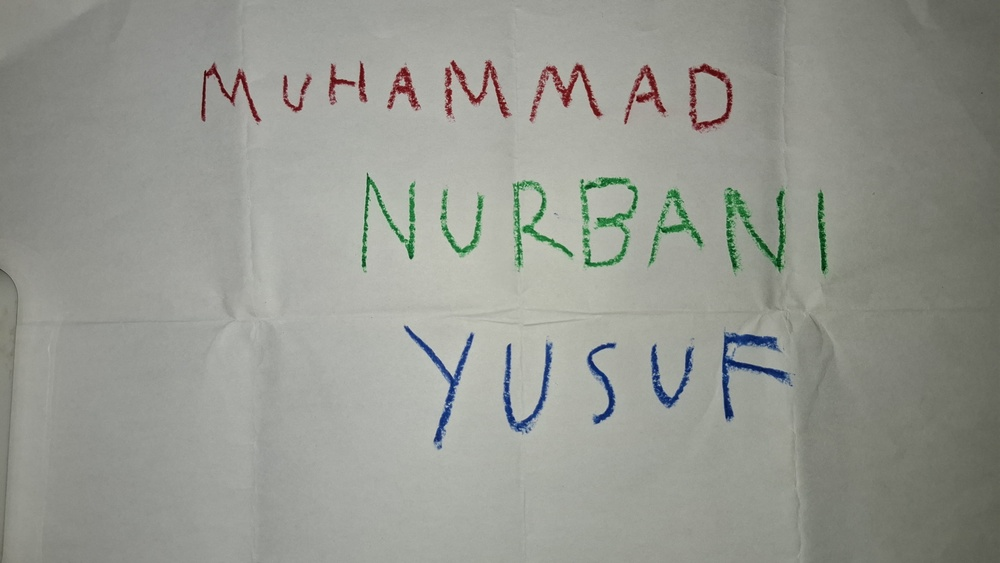
#> input picture gambartulisan.jpg, 1000 x 563 px, shrunk from 4080 x 2296 before the run
$ jupyter execute UTS_PCD_2025.ipynb
#> lines starting #> are read from the running program, lines starting #| are printed output that depends on the picture; after the words box and inside, x2 and y2 are one past the last pixel; in counts of white or black regions, pixels touching at a corner belong together
[cell 1]
import cv2
import numpy as np
import matplotlib.pyplot as plt

[cell 2]
img = cv2.imread('gambartulisan.jpg')
#> img is the input picture: shape (563, 1000, 3); mean B, G, R 144.3, 151.6, 149.6
img_rgb = cv2.cvtColor(img, cv2.COLOR_BGR2RGB)

hsv = cv2.cvtColor(img, cv2.COLOR_BGR2HSV)
#> hsv: shape (563, 1000, 3); mean H, S, V 39.4, 17.3, 152.8

lower_red1 = np.array([0, 100, 100])
upper_red1 = np.array([10, 255, 255])
lower_red2 = np.array([160, 100, 100])
upper_red2 = np.array([179, 255, 255])

lower_green = np.array([40, 50, 50])
upper_green = np.array([80, 255, 255])

lower_blue = np.array([100, 150, 0])
upper_blue = np.array([140, 255, 255])

mask_red = cv2.inRange(hsv, lower_red1, upper_red1) | cv2.inRange(hsv, lower_red2, upper_red2)
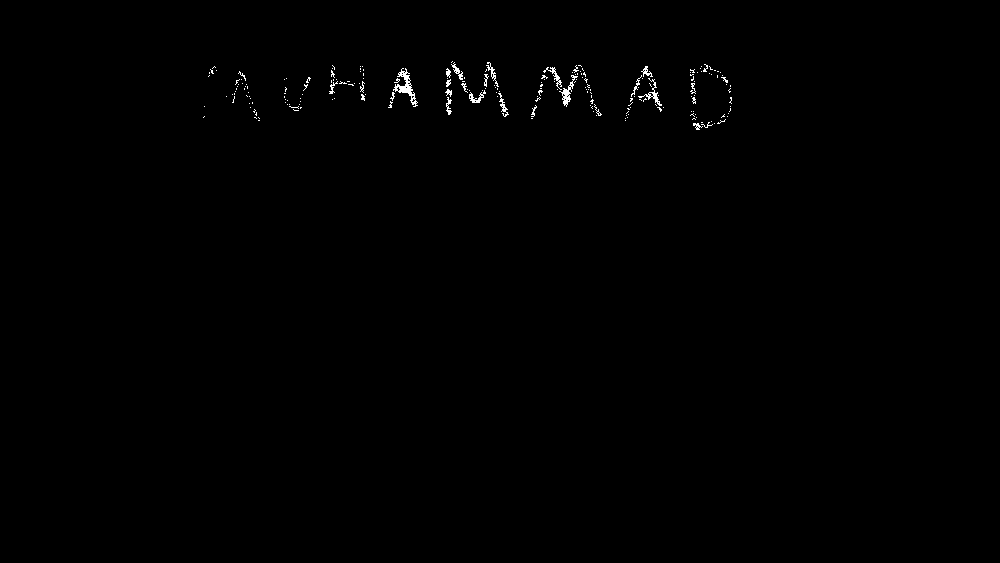
#> mask_red: shape (563, 1000); 0.37% white in thin lines or dots, all inside (x1, y1, x2, y2) = (203, 61, 732, 130)
mask_green = cv2.inRange(hsv, lower_green, upper_green)
#> mask_green: shape (563, 1000); 1.5% white; 8 white regions (1 under 20 px), largest, box (x1, y1, x2, y2) and area: (724, 188, 786, 272) 1841, (580, 177, 638, 267) 1718, (513, 180, 574, 268) 1228
mask_blue = cv2.inRange(hsv, lower_blue, upper_blue)
#> mask_blue: shape (563, 1000); 0.52% white; 21 white regions (7 under 20 px), largest, box (x1, y1, x2, y2) and area: (723, 334, 786, 379) 702, (406, 328, 470, 394) 405, (588, 344, 614, 423) 404

img_rgb = cv2.cvtColor(img, cv2.COLOR_BGR2RGB)

def apply_mask_with_white_bg(img_rgb, mask):
    result = cv2.bitwise_and(img_rgb, img_rgb, mask=mask)
    white_bg = np.ones_like(img_rgb, dtype=np.uint8) * 255
    result_with_white = np.where(mask[:, :, None] == 0, white_bg, result)
    return result_with_white

red_result = apply_mask_with_white_bg(img_rgb, mask_red)
green_result = apply_mask_with_white_bg(img_rgb, mask_green)
blue_result = apply_mask_with_white_bg(img_rgb, mask_blue)

plt.imshow(img_rgb)
plt.title('Gambar Tulisan')
plt.axis('off')
plt.show()

plt.figure(figsize=(12, 4))
plt.subplot(1, 3, 1)
plt.imshow(red_result)
plt.title('Deteksi Merah')
plt.axis('off')

plt.subplot(1, 3, 2)
plt.imshow(green_result)
plt.title('Deteksi Hijau')
plt.axis('off')

plt.subplot(1, 3, 3)
plt.imshow(blue_result)
plt.title('Deteksi Biru')
plt.axis('off')

plt.show()

[cell 3]
img = cv2.imread('gambartulisan.jpg')
img = cv2.cvtColor(img, cv2.COLOR_BGR2RGB)

R, G, B = cv2.split(img)

img_red = cv2.merge([R, R*0, R*0])
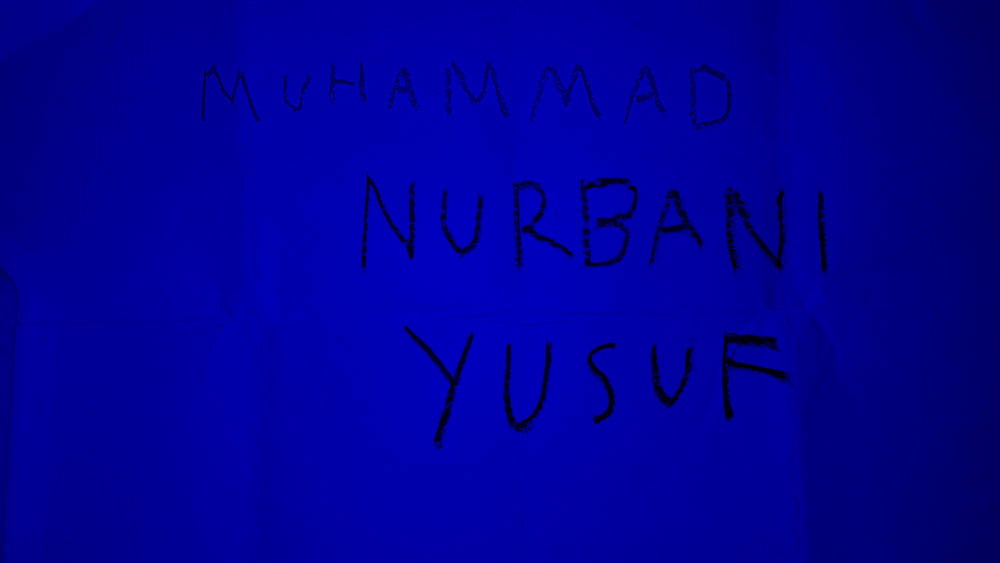
#> img_red: shape (563, 1000, 3); mean of channels 0, 1, 2 149.6, 0, 0; drawn as B, G, R
img_green = cv2.merge([G*0, G, G*0])
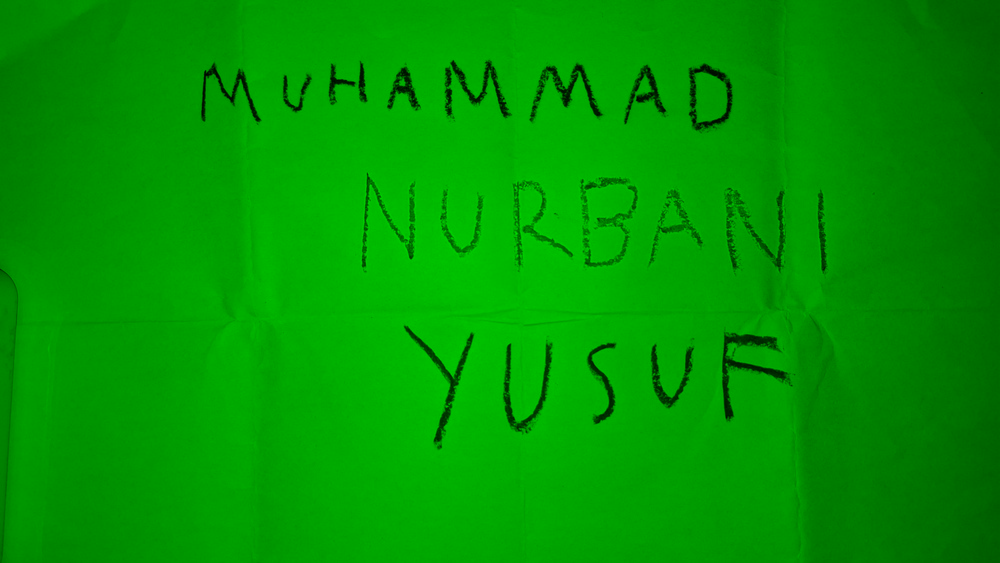
#> img_green: shape (563, 1000, 3); mean of channels 0, 1, 2 0, 151.6, 0; drawn as B, G, R
img_blue = cv2.merge([B*0, B*0, B])
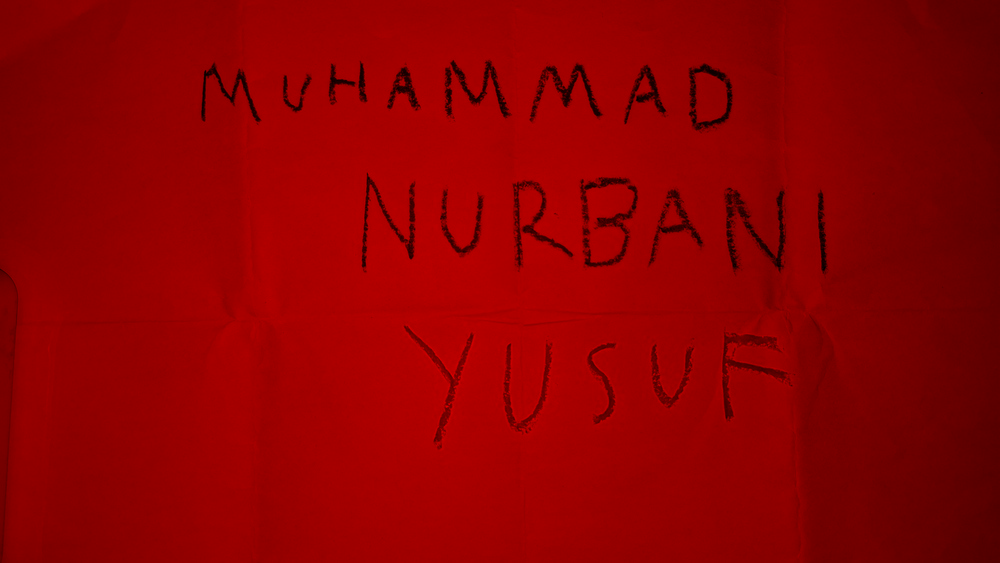
#> img_blue: shape (563, 1000, 3); mean of channels 0, 1, 2 0, 0, 144.3; drawn as B, G, R

images = [img_red, img_green, img_blue]
labels = ['Merah', 'Hijau', 'Biru']

for idx, filtered_img in enumerate(images):
    plt.figure(figsize=(12, 4))


    colors = ['r', 'g', 'b']
    for i, col in enumerate(colors):
        hist = cv2.calcHist([filtered_img], [i], None, [256], [0, 256])
        plt.plot(hist, color=col)
        plt.xlim([0, 256])


    gray = cv2.cvtColor(filtered_img, cv2.COLOR_RGB2GRAY)
    hist_gray = cv2.calcHist([gray], [0], None, [256], [0, 256])
    plt.plot(hist_gray, color='k', linestyle='--', label='Grayscale')

    plt.title(f'Histogram Warna Gambar {labels[idx]}')
    plt.xlabel('Intensitas')
    plt.ylabel('Jumlah Piksel')
    plt.legend(['R', 'G', 'B', 'Grayscale'])
    plt.grid(True)
    plt.tight_layout()
    plt.show()
#> this loop made 3 passes
#> pass 1, `plt.show()`:
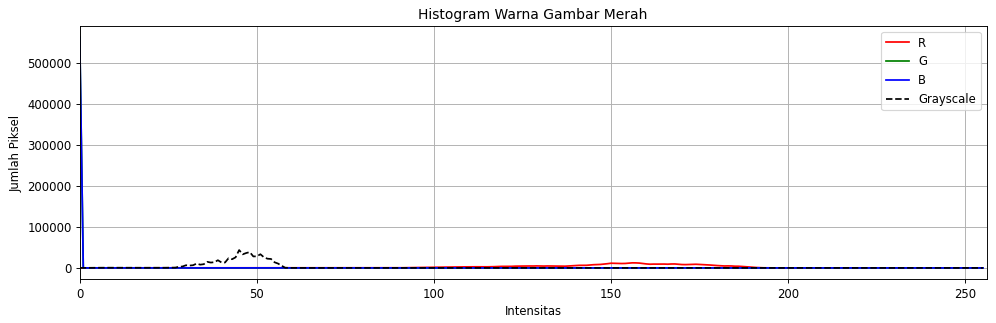
#> figure drawn by matplotlib, 1 panel; curve peaks at x = 156, y = 12338; curve peaks at x = 0, y = 563000; curve peaks at x = 0, y = 563000
#> pass 2, `gray = cv2.cvtColor(filtered_img, cv2.COLOR_RGB2GRAY)`:
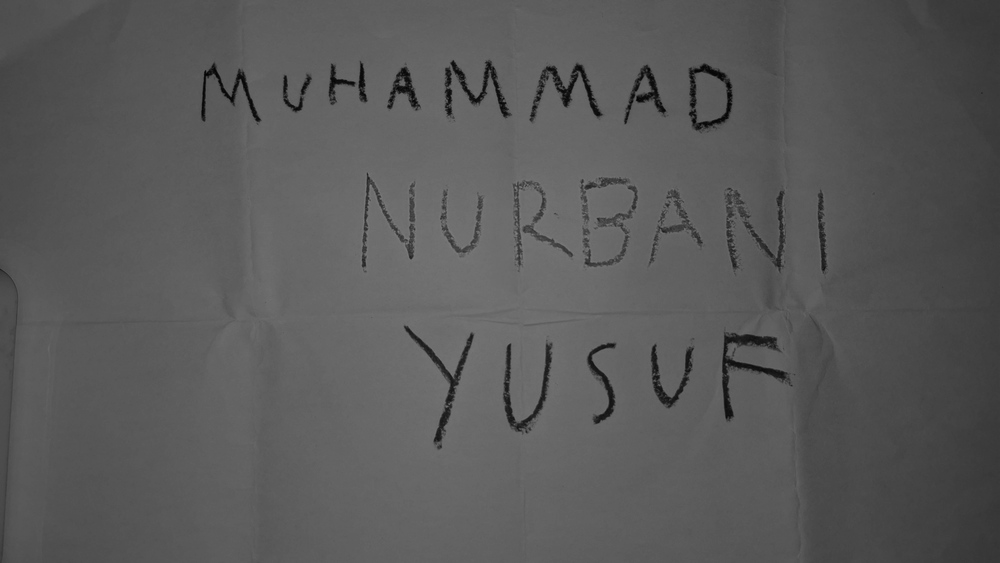
#> gray: shape (563, 1000); min 2, max 131, mean 89

[cell 4]
img = cv2.imread('gambartulisan.jpg')

b, g, r = cv2.split(img)

def show(title, image):
    plt.figure()
    plt.title(title)
    plt.imshow(image, cmap='gray')
    plt.axis('off')

_, none = cv2.threshold(cv2.cvtColor(img, cv2.COLOR_BGR2GRAY), 255, 255, cv2.THRESH_BINARY)
#> none: shape (563, 1000); every value is 0

_, thresh_b = cv2.threshold(b, 50, 255, cv2.THRESH_BINARY)
#> thresh_b: shape (563, 1000); 99.3% white; black in thin lines or dots, all inside (x1, y1, x2, y2) = (0, 61, 826, 418)
_, thresh_rb = cv2.threshold(cv2.absdiff(r, b), 50, 255, cv2.THRESH_BINARY)
#> thresh_rb: shape (563, 1000); 1.3% white; 33 white regions (9 under 20 px), largest, box (x1, y1, x2, y2) and area: (723, 334, 787, 419) 1153, (406, 327, 473, 443) 988, (504, 344, 551, 431) 890
_, thresh_rgb = cv2.threshold(cv2.add(cv2.add(r, g), b), 200, 255, cv2.THRESH_BINARY)
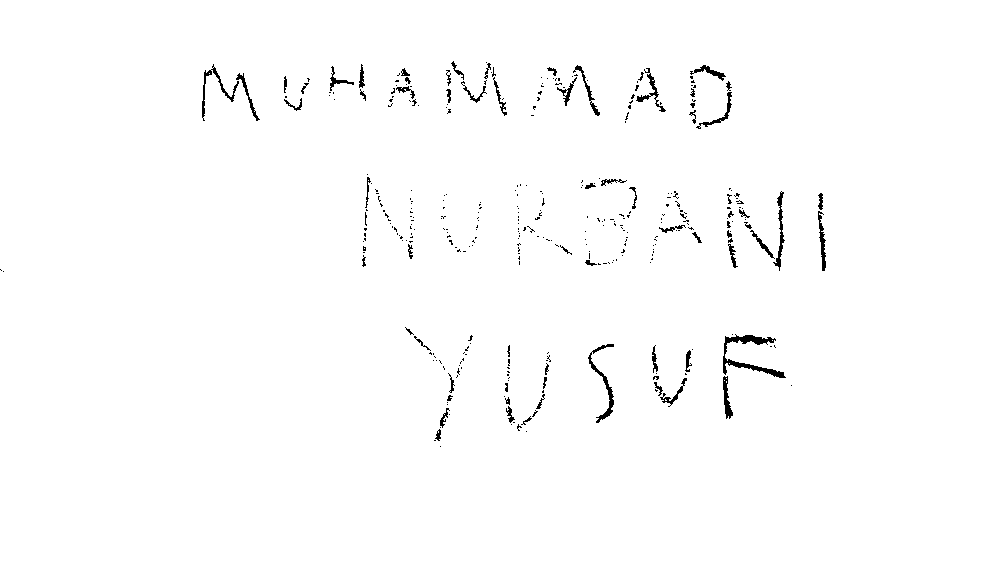
#> thresh_rgb: shape (563, 1000); 98.8% white; black in thin lines or dots, all inside (x1, y1, x2, y2) = (0, 61, 826, 447)

show("NONE", none)
show("BLUE", thresh_b)
show("RED-BLUE", thresh_rb)
show("RED-GREEN-BLUE", thresh_rgb)

[cell 5]
img_backlight = cv2.imread('gambarbacklight.jpg')
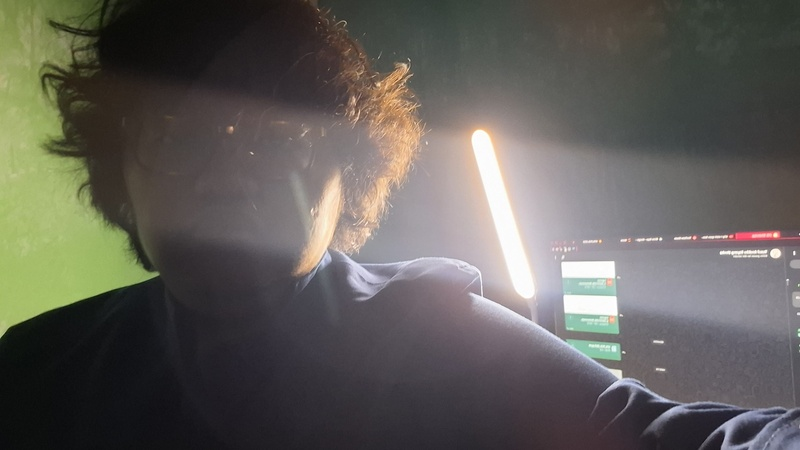
#> input picture gambarbacklight.jpg, 800 x 450 px, shrunk from 3264 x 1836 before the run
#> img_backlight is the input picture: shape (450, 800, 3); mean B, G, R 88.5, 93.6, 96.3
img_backlight_rgb = cv2.cvtColor(img_backlight, cv2.COLOR_BGR2RGB)

plt.imshow(img_backlight_rgb)
plt.title('Gambar Backlight Asli')
plt.axis('off')
plt.show()

[cell 6]
img = cv2.imread('gambarbacklight.jpg')

gray = cv2.cvtColor(img, cv2.COLOR_BGR2GRAY)
#> gray: shape (450, 800)

bright = cv2.convertScaleAbs(gray, alpha=1, beta=60)

contrast = cv2.equalizeHist(gray)
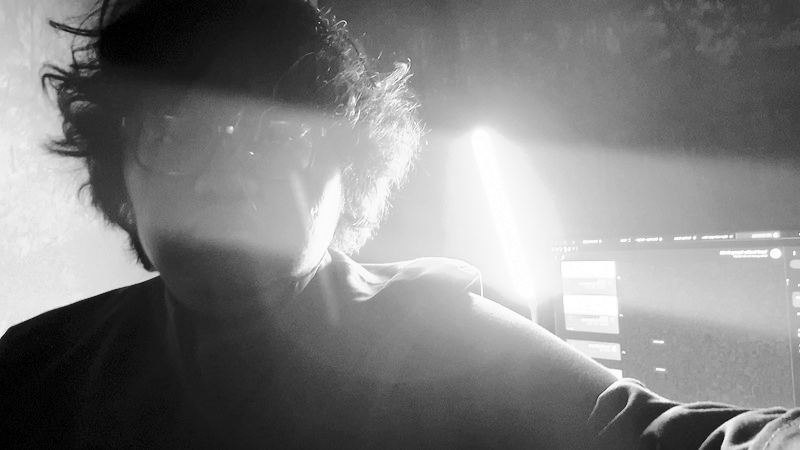
#> contrast: shape (450, 800); min 0, max 255, mean 128.3

titles = ['Grayscale Asli', 'Grayscale Dicerahkan', 'Grayscale Dikontras']
images = [gray, bright, contrast]

contrast = cv2.equalizeHist(bright)

plt.figure(figsize=(12, 4))
for i in range(3):
    plt.subplot(1, 3, i+1)
    plt.imshow(images[i], cmap='gray')
    plt.title(titles[i])
    plt.axis('off')

plt.tight_layout()
plt.show()

plt.imshow(contrast, cmap='gray')
plt.title('Gray + Pencerahan + Kontras')
plt.axis('off')
plt.show()
